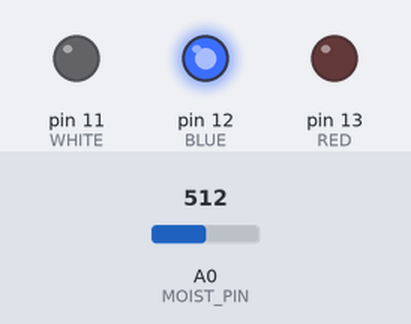
This sketch was run on a simulated Arduino Uno, built with avr-gcc and run on an emulated ATmega328P. Parts: output pins drawn as LEDs (lit = HIGH). The test bench sets the inputs (shaded band); at power-on: A0 (MOIST_PIN) = 512.

Above: at 1.2 s.
1.3 s: A0 (MOIST_PIN) set to 686
2.8 s: A0 (MOIST_PIN) set to 712
At 3.6 s:
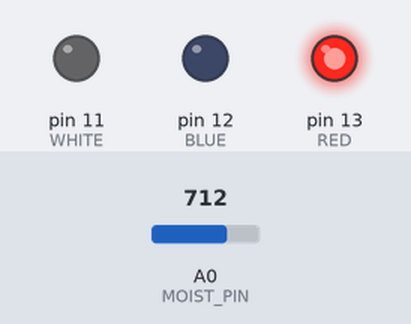
4.3 s: A0 (MOIST_PIN) set to 690
At 5.2 s:
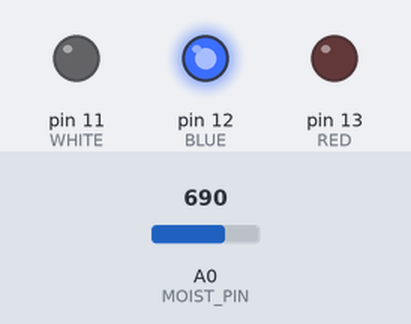
5.8 s: A0 (MOIST_PIN) set to 710
At 6.8 s:
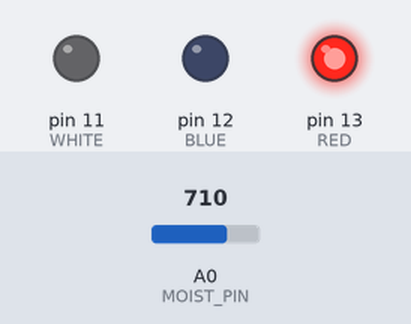
Timing chart, 0 to 8.3 s (numbered marks = the images above; inputs shaded):
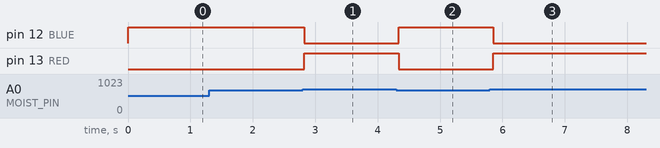

Measured:
- the behaviour switches between 699 and 700 on A0 (MOIST_PIN) (found by bisection; images 0 and 1)
- after the input at 1.3 s, every drawn part: stays the same
- after the input at 2.8 s, pin 12 (BLUE): HIGH → LOW at once; pin 13 (RED): LOW → HIGH at once
- after the input at 4.3 s, pin 12 (BLUE): LOW → HIGH at once; pin 13 (RED): HIGH → LOW at once
- after the input at 5.8 s, pin 12 (BLUE): HIGH → LOW after 0.05 s; pin 13 (RED): LOW → HIGH after 0.05 s

The sketch:

SmartGarden_V1.1.ino
```cpp
#include <Time.h>

int MOIST_PIN = A0;
int LDR_PIN = A1;  //define a pin for Photo resistor
int MOIST_VAL = 0;

int WHITE = 11;
int RED = 13;
int BLUE = 12;

void setup(){
  Serial.begin(9600);
  setTime(0);
  pinMode(RED, OUTPUT);
  pinMode(BLUE, OUTPUT);
  pinMode(WHITE, OUTPUT);
}

void loop(){
  MOIST_VAL = analogRead(MOIST_PIN);

  if(MOIST_VAL < 700){
    digitalWrite(BLUE, HIGH);
    digitalWrite(RED, LOW);
  }else{
    digitalWrite(RED, HIGH);
    digitalWrite(BLUE, LOW);
  }


  if(second() > 10 && (analogRead(LDR_PIN) < 500)){
    //Serial.println("Not Enough Light");
    Blink();
    setTime(0);
  }

  delay(100);
}

void Blink(){
  for(int i = 0; i < 20; i++){
    digitalWrite(WHITE, HIGH);
    delay(250);
    digitalWrite(WHITE, LOW);
    delay(250);
  }
}
```
